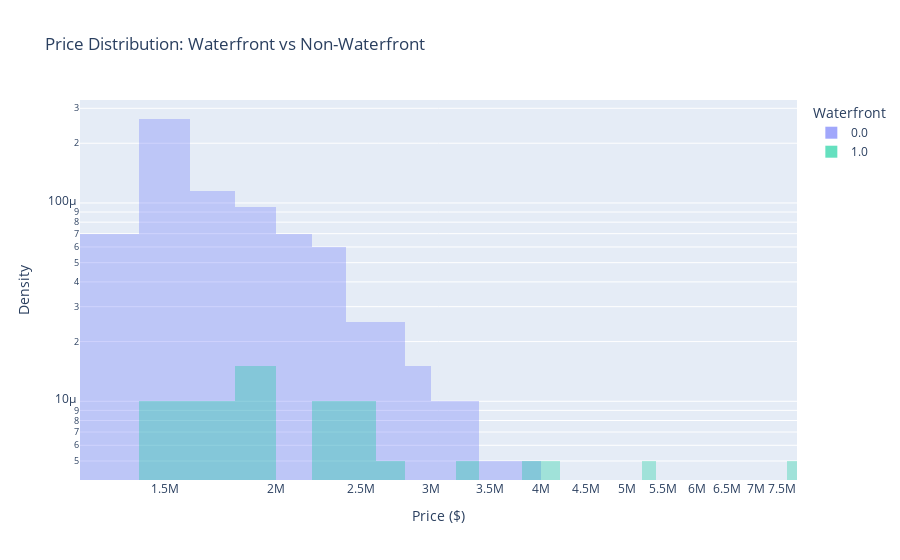

Source (notebook cell):
### Markdown cell above
### Waterfront vs Non-Waterfront Prices:
Waterfront homes generally have higher prices compared to non-waterfront homes, confirming the premium buyers place on waterfront access.
The median price (the middle line of the box) for waterfront properties is noticeably higher.

The price range for waterfront homes is wider, showing more variability — some very expensive homes but also some more affordable ones.

Using the log scale on the price axis helps to see the distribution clearly since house prices can vary a lot.

Conclusion:
Waterfront location significantly increases house prices in this dataset, but prices also vary widely, likely depending on other factors like size, grade, renovation, etc.

### Code cell
fig = px.histogram(
    df, 
    x='price', 
    color='waterfront',
    barmode='overlay',  # or 'group' for side-by-side
    histnorm='density',  # normalize to show distribution
    nbins=50,
    log_y=True,  # log scale for better readability
    labels={'waterfront': 'Waterfront', 'price': 'Price ($)'},
    title='Price Distribution: Waterfront vs Non-Waterfront'
)

fig.update_traces(opacity=0.6)
fig.update_layout(
    legend_title_text='Waterfront',
    xaxis_title='Price ($)',
    yaxis_title='Density',
)
fig.update_xaxes(type='log')  # log scale for x-axis (prices)
fig.show()

### Figure 1 — Plotly figure (JSON) as saved in the notebook; plotly's stock layout.template omitted (floating-point values rounded to 4 significant figures; data arrays with more than 128 entries replaced by an {"elided": "..."} marker saying what was removed)
{"data": [{"bingroup": "x", "histnorm": "density", "hovertemplate": "Waterfront=0.0<br>Price ($)=%{x}<br>density=%{y}<extra></extra>", "legendgroup": "0.0", "marker": {"color": "#636efa", "opacity": 0.5, "pattern": {"shape": ""}}, "name": "0.0", "nbinsx": 50, "opacity": 0.6, "orientation": "v", "showlegend": true, "type": "histogram", "x": {"elided": "156 float values"}, "xaxis": "x", "yaxis": "y"}, {"bingroup": "x", "histnorm": "density", "hovertemplate": "Waterfront=1.0<br>Price ($)=%{x}<br>density=%{y}<extra></extra>", "legendgroup": "1.0", "marker": {"color": "#00cc96", "opacity": 0.5, "pattern": {"shape": ""}}, "name": "1.0", "nbinsx": 50, "opacity": 0.6, "orientation": "v", "showlegend": true, "type": "histogram", "x": [995000.0, 3600000.0, 7060000.0, 1380000.0, 1150000.0, 1850000.0, 1100000.0, 2700000.0, 4670000.0, 1800000.0, 1900000.0, 1640000.0, 820000.0, 2050000.0, 3300000.0, 1230000.0, 1400000.0], "xaxis": "x", "yaxis": "y"}], "layout": {"barmode": "overlay", "legend": {"title": {"text": "Waterfront"}, "tracegroupgap": 0}, "title": {"text": "Price Distribution: Waterfront vs Non-Waterfront"}, "xaxis": {"anchor": "y", "domain": [0, 1], "title": {"text": "Price ($)"}, "type": "log"}, "yaxis": {"anchor": "x", "domain": [0, 1], "title": {"text": "Density"}, "type": "log"}}}
